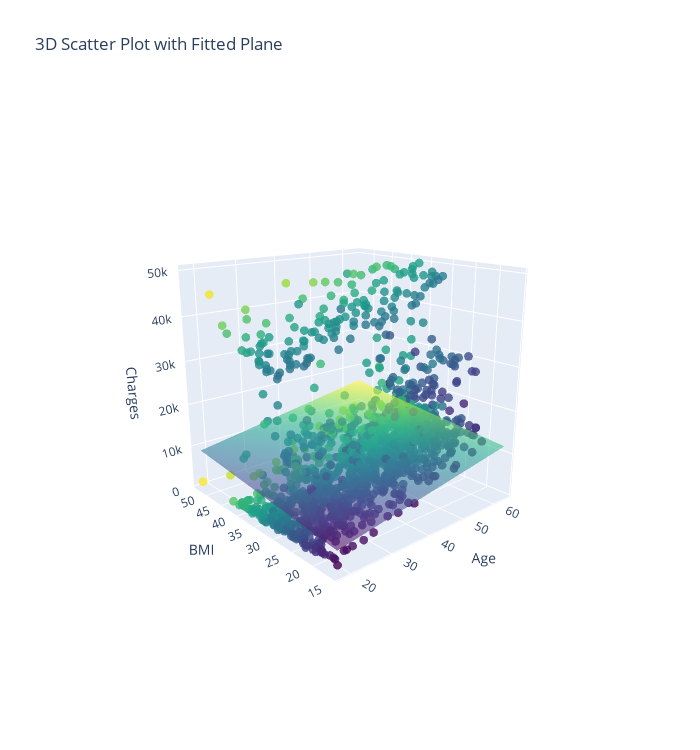

Notebook code cell kept with this figure:
### Code cell
# Generate data for the plane
x = np.linspace(df['age'].min(), df['age'].max(), 10)
y = np.linspace(df['bmi'].min(), df['bmi'].max(), 10)
X, Y = np.meshgrid(x, y)
Z = theta[0] + theta[1]*X + theta[2]*Y

# Create the scatter plot
scatter = go.Scatter3d(
    x=df['age'],
    y=df['bmi'],
    z=df['charges'],
    mode='markers',
    marker=dict(
        color=df['bmi'],
        colorscale='Viridis',  # Use a colorscale for the BMI values
        #color='blue',
        size=3,
        opacity=0.8
    ),
    name='Data Points'
)

# Create the fitted plane surface
surface = go.Surface(
    x=x,
    y=y,
    z=Z,
    colorscale='Viridis',
    opacity=0.6,
    showscale=False,
    name='Fitted Plane'
)

# Create the layout
layout = go.Layout(
    title='3D Scatter Plot with Fitted Plane',
    scene=dict(
        xaxis=dict(title='Age'),
        yaxis=dict(title='BMI'),
        zaxis=dict(title='Charges')
    ),
    width=700,  # Set the width of the figure
    height=750  # Set the height of the figure

)
# Create the figure and add the scatter plot and surface
fig = go.Figure(data=[scatter, surface], layout=layout)   
title='Interactive 3D Scatter Plot: BMI and Age vs Charges',
# Show the figure
fig.show()

### Figure 1 — Plotly figure (JSON) as saved in the notebook; plotly's stock layout.template omitted (floating-point values rounded to 4 significant figures; data arrays with more than 128 entries replaced by an {"elided": "..."} marker saying what was removed)
{"data": [{"marker": {"color": {"elided": "1331 float values"}, "colorscale": [[0, "#440154"], [0.1111, "#482878"], [0.2222, "#3e4989"], [0.3333, "#31688e"], [0.4444, "#26828e"], [0.5556, "#1f9e89"], [0.6667, "#35b779"], [0.7778, "#6ece58"], [0.8889, "#b5de2b"], [1, "#fde725"]], "opacity": 0.8, "size": 3}, "mode": "markers", "name": "Data Points", "type": "scatter3d", "x": {"elided": "1331 int values"}, "y": {"elided": "1331 float values"}, "z": {"elided": "1331 float values"}}, {"colorscale": [[0, "#440154"], [0.1111, "#482878"], [0.2222, "#3e4989"], [0.3333, "#31688e"], [0.4444, "#26828e"], [0.5556, "#1f9e89"], [0.6667, "#35b779"], [0.7778, "#6ece58"], [0.8889, "#b5de2b"], [1, "#fde725"]], "name": "Fitted Plane", "opacity": 0.6, "showscale": false, "type": "surface", "x": [18, 23.11, 28.22, 33.33, 38.44, 43.56, 48.67, 53.78, 58.89, 64], "y": [15.96, 20.09, 24.22, 28.35, 32.48, 36.61, 40.74, 44.87, 49, 53.13], "z": [[4652.0, 5451.0, 6249.0, 7048.0, 7846.0, 8645.0, 9443.0, 10240.0, 11040.0, 11840.0], [5127.0, 5926.0, 6724.0, 7523.0, 8321.0, 9120.0, 9919.0, 10720.0, 11520.0, 12310.0], [5603.0, 6401.0, 7200.0, 7998.0, 8797.0, 9595.0, 10390.0, 11190.0, 11990.0, 12790.0], [6078.0, 6876.0, 7675.0, 8473.0, 9272.0, 10070.0, 10870.0, 11670.0, 12470.0, 13260.0], [6553.0, 7351.0, 8150.0, 8949.0, 9747.0, 10550.0, 11340.0, 12140.0, 12940.0, 13740.0], [7028.0, 7827.0, 8625.0, 9424.0, 10220.0, 11020.0, 11820.0, 12620.0, 13420.0, 14210.0], [7503.0, 8302.0, 9100.0, 9899.0, 10700.0, 11500.0, 12290.0, 13090.0, 13890.0, 14690.0], [7978.0, 8777.0, 9576.0, 10370.0, 11170.0, 11970.0, 12770.0, 13570.0, 14370.0, 15170.0], [8454.0, 9252.0, 10050.0, 10850.0, 11650.0, 12450.0, 13240.0, 14040.0, 14840.0, 15640.0], [8929.0, 9727.0, 10530.0, 11320.0, 12120.0, 12920.0, 13720.0, 14520.0, 15320.0, 16120.0]]}], "layout": {"height": 750, "scene": {"aspectmode": "auto", "aspectratio": {"x": 1, "y": 1, "z": 1}, "camera": {"center": {"x": 0, "y": 0, "z": 0}, "eye": {"x": -1.839, "y": -2.103, "z": 0.864}, "projection": {"type": "perspective"}, "up": {"x": 0, "y": 0, "z": 1}}, "xaxis": {"title": {"text": "Age"}, "type": "linear"}, "yaxis": {"title": {"text": "BMI"}, "type": "linear"}, "zaxis": {"title": {"text": "Charges"}, "type": "linear"}}, "title": {"text": "3D Scatter Plot with Fitted Plane"}, "width": 700}}
